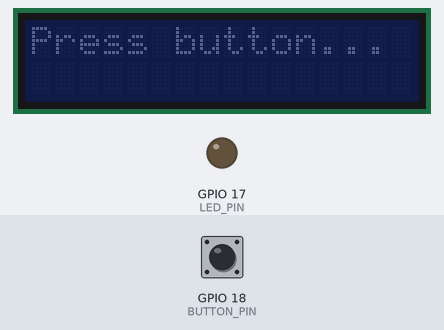
Recording of a program running on a simulated Raspberry Pi (BCM pin numbers). Shown: 16×2 character LCD, output pins drawn as LEDs (lit = HIGH). The test bench sets the inputs (shaded band); at power-on: GPIO 18 (BUTTON_PIN) LOW. What the program prints to the terminal is not drawn.

Above: at 11.3 s.
11.4 s: GPIO 18 (BUTTON_PIN) pulled HIGH for 3.2 s
At 12.9 s:
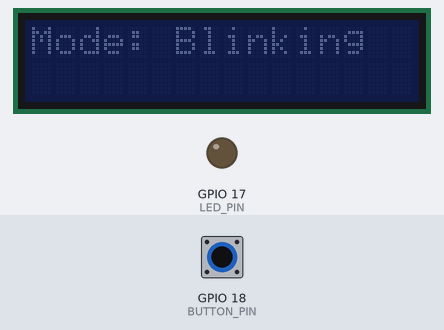
16.1 s: GPIO 18 (BUTTON_PIN) pulled HIGH for 1 s
At 17.9 s:
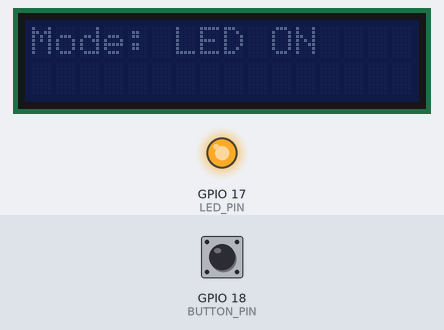
18.8 s: GPIO 18 (BUTTON_PIN) pulled HIGH for 0.15 s
At 19.5 s:
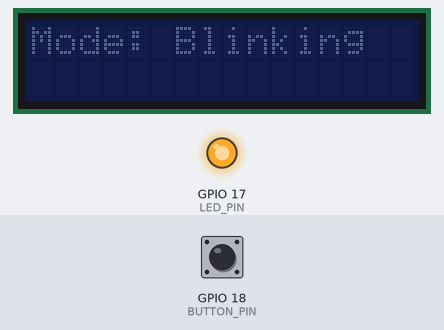
21.9 s: GPIO 18 (BUTTON_PIN) pulsed HIGH 5 times (0.12 s each, 0.3 s apart)
At 23.3 s:
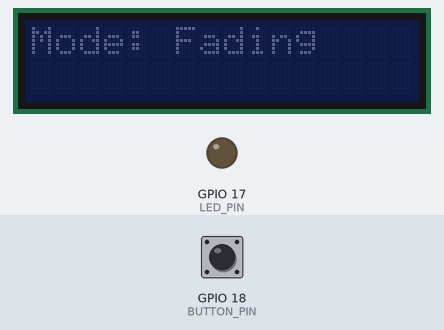
Timing chart, 0 to 27.4 s (numbered marks = the images above; inputs shaded):
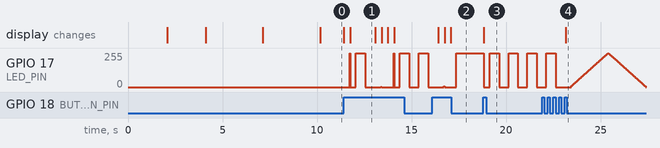

Measured:
- after the input at 11.4 s, the display: first changes at once (image 1 shows a later state)
- after the input at 16.1 s, the display: first changes after 0.30 s (image 2 shows a later state)
- after the input at 18.8 s, GPIO 17 (LED_PIN): 255/255 → 0/255 at once, then repeats every 1.0 s: 255/255 0.50 s, 0/255 0.50 s; the display: changes at once (image 3)
- after the input at 21.9 s, the display: changes after 1.3 s (image 4)
- what the display in image 1 shows lasts 1.3 s, from 11.8 s to 13.1 s

The program:

led_controller.py
```python
import RPi.GPIO as GPIO
import time
# Import the LCD library
from RPLCD.i2c import CharLCD

# --- Configuration ---
# Define which pin is for what
LED_PIN = 17
BUTTON_PIN = 18

# LCD Configuration
# You might need to change the address and port expander chip
# Common addresses: 0x27, 0x3f
# Common chips: 'PCF8574', 'PCF8574A'
lcd = CharLCD(i2c_expander='PCF8574', address=0x27, port=1,
              cols=16, rows=2, dotsize=8,
              charmap='A02',
              auto_linebreaks=True,
              backlight_enabled=False)

# This is for controlling brightness
pwm = None

def setup():
    """Sets up the GPIO pins and the LCD."""
    global pwm
    GPIO.setmode(GPIO.BCM)
    GPIO.setup(LED_PIN, GPIO.OUT)
    GPIO.setup(BUTTON_PIN, GPIO.IN, pull_up_down=GPIO.PUD_DOWN)
    pwm = GPIO.PWM(LED_PIN, 100) # Setup PWM for brightness control

    # Clear the LCD screen on startup with a custom message
    lcd.clear()
    lcd.write_string("Day 1 Project:")
    time.sleep(2)
    lcd.write_string("  LED Controller")
    time.sleep(2)
    lcd.clear()
    lcd.write_string("By Sushant :)")
    time.sleep(3)
    update_lcd("Date: 21 Aug 25")
    # Wait a moment before showing the next instruction
    time.sleep(3)
    update_lcd("Press button...")


def update_lcd(message):
    """A helper function to clear and write a new message to the LCD."""
    lcd.clear()
    lcd.write_string(message)

def main_loop():
    """The main part of the program that runs forever."""
    print("Program running. Press CTRL+C to stop.")

    # Start with mode 0 (OFF)
    mode = 0 # 0=OFF, 1=ON, 2=BLINK, 3=FADE

    # Variables for fading effect
    brightness = 0
    fade_direction = 1 # 1 means getting brighter, -1 means getting dimmer

    while True:
        # --- Check if the button is pressed ---
        if GPIO.input(BUTTON_PIN) == GPIO.HIGH:
            # Go to the next mode
            mode = (mode + 1) % 4 # A cleaner way to cycle 0, 1, 2, 3

            print(f"Button pressed. New mode: {mode}")

            # --- Update LCD based on the new mode ---
            if mode == 0:
                update_lcd("Mode: LED OFF")
            elif mode == 1:
                update_lcd("Mode: LED ON")
            elif mode == 2:
                update_lcd("Mode: Blinking")
            elif mode == 3:
                update_lcd("Mode: Fading")

            # Turn everything off before switching to the new mode
            pwm.stop()
            GPIO.output(LED_PIN, GPIO.LOW)

            # If the new mode is FADE, start the PWM
            if mode == 3:
                pwm.start(0)

            time.sleep(0.3) # A small delay to prevent one press from counting as many

        # --- Run the code for the current mode ---
        if mode == 1: # Solid ON
            GPIO.output(LED_PIN, GPIO.HIGH)

        elif mode == 2: # BLINK
            GPIO.output(LED_PIN, GPIO.HIGH)
            time.sleep(0.5)
            GPIO.output(LED_PIN, GPIO.LOW)
            time.sleep(0.5)

        elif mode == 3: # FADE (increase/decrease brightness)
            brightness = brightness + fade_direction

            if brightness >= 100: fade_direction = -1
            elif brightness <= 0: fade_direction = 1

            pwm.ChangeDutyCycle(brightness)
            time.sleep(0.02)

# --- Run the program ---
setup()
try:
    main_loop()
except KeyboardInterrupt:
    print("\nStopping program.")
finally:
    # Clean up everything when the program stops
    lcd.clear()
    lcd.backlight_enabled = False
    GPIO.cleanup()
```
